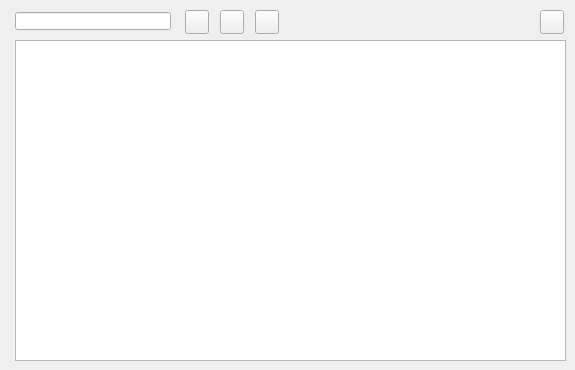
    <widget class="QWidget" name="tab_7">
     <attribute name="title">
      <string>Element</string>
     </attribute>
     <widget class="QTableView" name="tbl_element">
      <property name="geometry">
       <rect>
        <x>15</x>
        <y>40</y>
        <width>551</width>
        <height>321</height>
       </rect>
      </property>
      <property name="sortingEnabled">
       <bool>true</bool>
      </property>
     </widget>
     <widget class="QPushButton" name="btn_insert">
      <property name="geometry">
       <rect>
        <x>185</x>
        <y>10</y>
        <width>24</width>
        <height>24</height>
       </rect>
      </property>
      <property name="text">
       <string/>
      </property>
      <property name="icon">
       <iconset>
        <normaloff>../icons/111b.png</normaloff>../icons/111b.png</iconset>
      </property>
      <property name="iconSize">
       <size>
        <width>22</width>
        <height>22</height>
       </size>
      </property>
     </widget>
     <widget class="QPushButton" name="btn_delete">
      <property name="geometry">
       <rect>
        <x>220</x>
        <y>10</y>
        <width>24</width>
        <height>24</height>
       </rect>
      </property>
      <property name="text">
       <string/>
      </property>
      <property name="icon">
       <iconset>
        <normaloff>../icons/112b.png</normaloff>../icons/112b.png</iconset>
      </property>
      <property name="iconSize">
       <size>
        <width>22</width>
        <height>22</height>
       </size>
      </property>
     </widget>
     <widget class="QPushButton" name="open_element">
      <property name="geometry">
       <rect>
        <x>540</x>
        <y>10</y>
        <width>24</width>
        <height>24</height>
       </rect>
      </property>
      <property name="text">
       <string/>
      </property>
      <property name="icon">
       <iconset>
        <normaloff>../icons/134b.png</normaloff>../icons/134b.png</iconset>
      </property>
      <property name="iconSize">
       <size>
        <width>22</width>
        <height>22</height>
       </size>
      </property>
     </widget>
     <widget class="QLineEdit" name="element_id">
      <property name="geometry">
       <rect>
        <x>15</x>
        <y>12</y>
        <width>156</width>
        <height>18</height>
       </rect>
      </property>
     </widget>
     <widget class="QPushButton" name="new_element">
      <property name="geometry">
       <rect>
        <x>255</x>
        <y>10</y>
        <width>24</width>
        <height>24</height>
       </rect>
      </property>
      <property name="text">
       <string/>
      </property>
      <property name="icon">
       <iconset>
        <normaloff>../icons/131b.png</normaloff>../icons/131b.png</iconset>
      </property>
      <property name="iconSize">
       <size>
        <width>22</width>
        <height>22</height>
       </size>
      </property>
     </widget>
    </widget>
